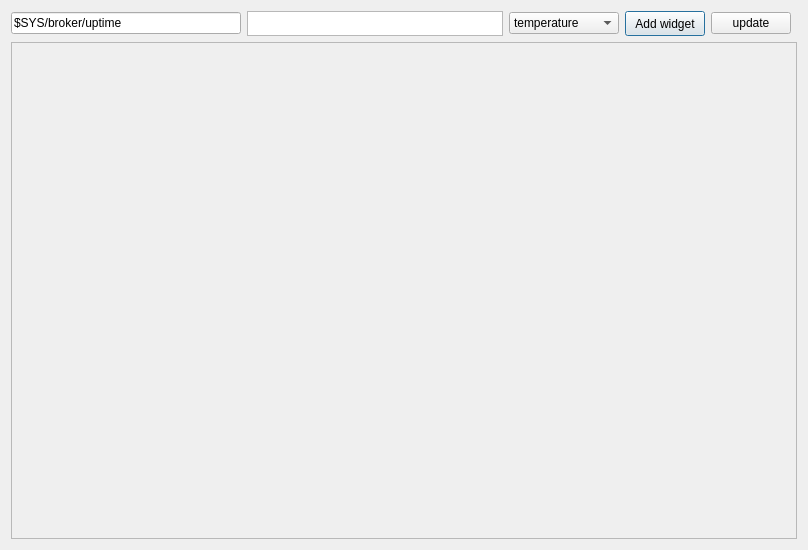
<?xml version="1.0" encoding="UTF-8"?>
<ui version="4.0">
 <class>DashBoard</class>
 <widget class="QDialog" name="DashBoard">
  <property name="geometry">
   <rect>
    <x>0</x>
    <y>0</y>
    <width>808</width>
    <height>550</height>
   </rect>
  </property>
  <property name="windowTitle">
   <string>Dialog</string>
  </property>
  <layout class="QGridLayout" name="gridLayout">
   <item row="1" column="0">
    <widget class="QLineEdit" name="topicPath">
     <property name="text">
      <string>$SYS/broker/uptime</string>
     </property>
     <property name="placeholderText">
      <string>path/to/topic</string>
     </property>
    </widget>
   </item>
   <item row="1" column="2">
    <widget class="QComboBox" name="widgetType">
     <property name="sizePolicy">
      <sizepolicy hsizetype="Maximum" vsizetype="Maximum">
       <horstretch>0</horstretch>
       <verstretch>0</verstretch>
      </sizepolicy>
     </property>
     <property name="minimumSize">
      <size>
       <width>50</width>
       <height>0</height>
      </size>
     </property>
     <property name="maximumSize">
      <size>
       <width>130</width>
       <height>16777215</height>
      </size>
     </property>
     <item>
      <property name="text">
       <string>temperature</string>
      </property>
     </item>
     <item>
      <property name="text">
       <string>detector</string>
      </property>
     </item>
     <item>
      <property name="text">
       <string>lever</string>
      </property>
     </item>
     <item>
      <property name="text">
       <string>blank</string>
      </property>
     </item>
     <item>
      <property name="text">
       <string>wattmeter</string>
      </property>
     </item>
     <item>
      <property name="text">
       <string>humidity meter</string>
      </property>
     </item>
     <item>
      <property name="text">
       <string>relay</string>
      </property>
     </item>
    </widget>
   </item>
   <item row="2" column="0" colspan="6">
    <widget class="QScrollArea" name="scrollArea">
     <property name="horizontalScrollBarPolicy">
      <enum>Qt::ScrollBarAlwaysOff</enum>
     </property>
     <property name="widgetResizable">
      <bool>true</bool>
     </property>
     <widget class="QWidget" name="scrollAreaWidgetContents">
      <property name="geometry">
       <rect>
        <x>0</x>
        <y>0</y>
        <width>788</width>
        <height>499</height>
       </rect>
      </property>
      <layout class="QVBoxLayout" name="verticalLayout_2">
       <item>
        <layout class="QVBoxLayout" name="widgets_frame"/>
       </item>
      </layout>
     </widget>
    </widget>
   </item>
   <item row="1" column="3">
    <widget class="QPushButton" name="addWidget">
     <property name="sizePolicy">
      <sizepolicy hsizetype="Maximum" vsizetype="Preferred">
       <horstretch>0</horstretch>
       <verstretch>0</verstretch>
      </sizepolicy>
     </property>
     <property name="maximumSize">
      <size>
       <width>100</width>
       <height>16777215</height>
      </size>
     </property>
     <property name="styleSheet">
      <string notr="true">QPushButton:pressed{
	background-color: #00FF00;
}</string>
     </property>
     <property name="text">
      <string>Add widget</string>
     </property>
    </widget>
   </item>
   <item row="1" column="4">
    <widget class="QPushButton" name="update">
     <property name="text">
      <string>update</string>
     </property>
    </widget>
   </item>
   <item row="1" column="1">
    <widget class="QTextEdit" name="description">
     <property name="maximumSize">
      <size>
       <width>16777215</width>
       <height>25</height>
      </size>
     </property>
    </widget>
   </item>
  </layout>
  <action name="actionasd">
   <property name="text">
    <string>asd</string>
   </property>
  </action>
 </widget>
 <resources/>
 <connections/>
</ui>
